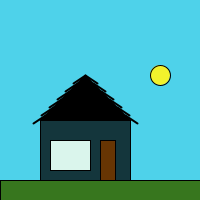
Frame 1 (no input)
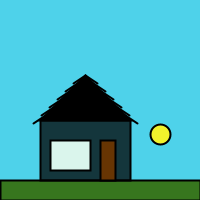
Frame 60 (the mouse pressed at the canvas centre just before this capture)
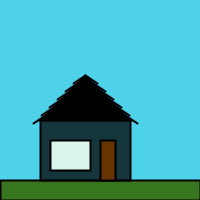
Frame 120 (the mouse held since frame 60 and released just before this capture)

The Processing sketch that drew these frames (run headless with seeded random() and noise(); from frame 60 on, the mouse is pressed at the canvas centre):

// Processing sketch: processing_97514
// ── processing_97514.pde

//Marcos

int x=85;
int y=75;
int dtelhax=12;
int dtelhay=8;
int ptx=8;
int pty=8;
int j=75;
void setup()
{
size (200, 200);
}
void draw() {
background(78, 210, 234);
fill(242, 242, 44);
ellipse(160, j, 20, 20);
j++;
if (j==400)
{
j=0;
 
}
fill (55,118,30);
rect(0, 180, 200, 20);
fill(0, 190);
rect(40, 120, 90, 60);
fill(218, 245, 236);
rect (50, 140, 40, 30);
fill(103, 53, 3);
rect(100, 140, 15, 40);
fill(0);
triangle(40, 120, 85, 75, 130, 120);
int x=85;
int y=75;
int dtelhax=12;
int dtelhay=8;
int ptx=8;
int pty=8;
 
for (int i=0; i<6; i++)
{
strokeWeight(2);
line (x, y, x+dtelhax, y+dtelhay);
x+=ptx;
y+=pty;
}
x=85;
y=75;
dtelhax=-12;
dtelhay=8;
ptx=-8;
pty=8;
for (int i=0; i<6; i++)
{
line (x, y, x+dtelhax, y+dtelhay);
x+=ptx;
y+=pty;
}
}
